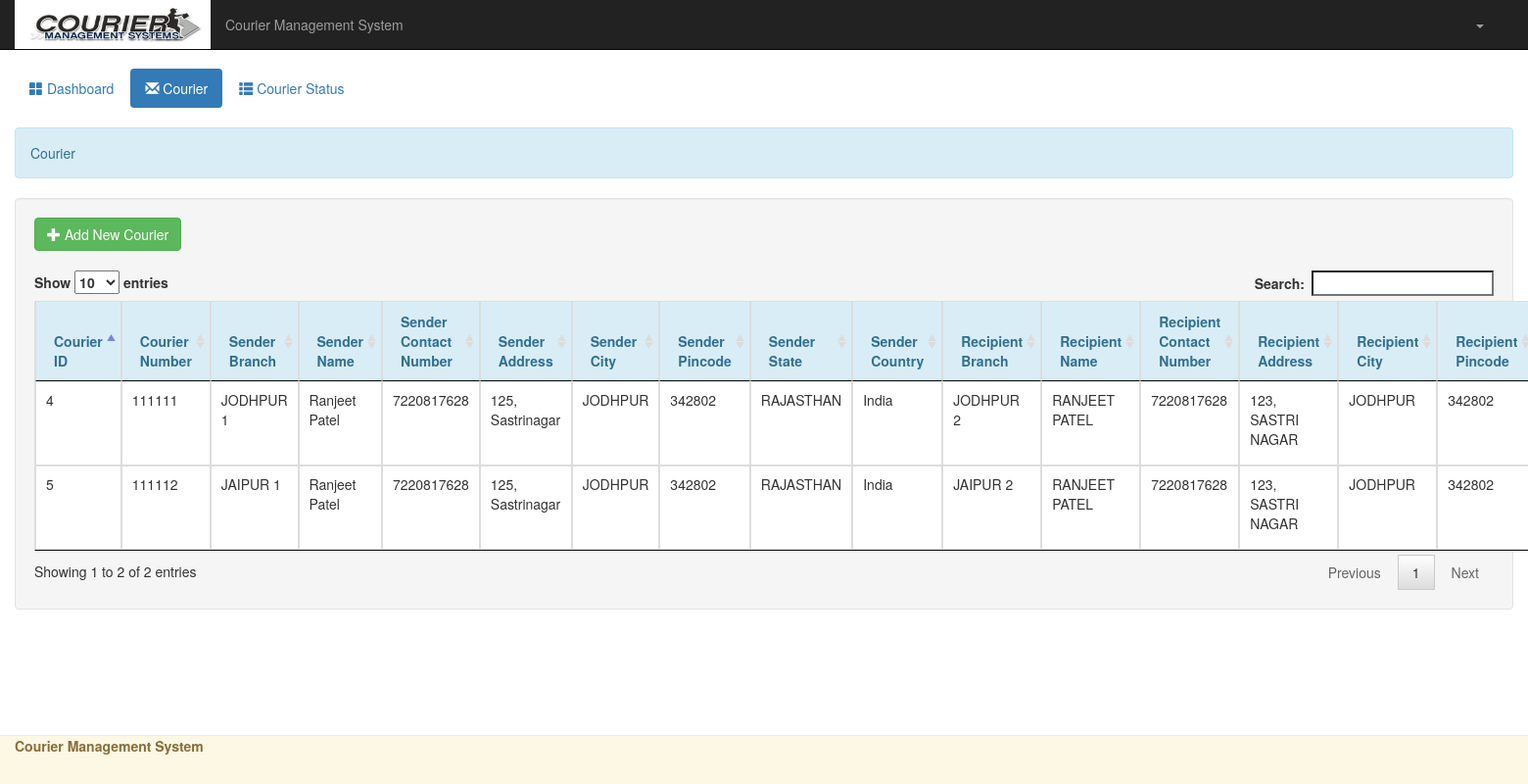
Before: /employee/courier.php with the older database file.
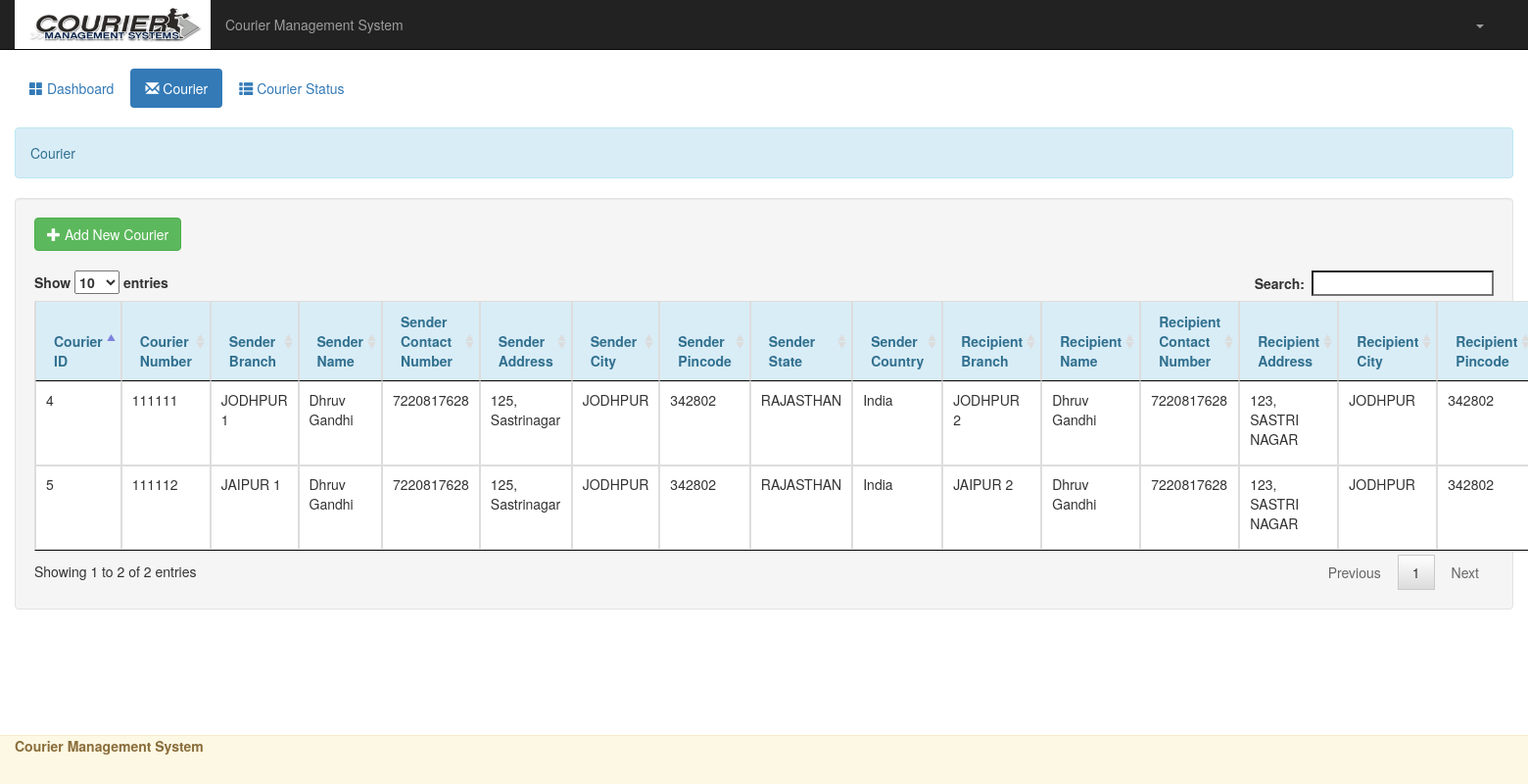
After: the same page with the newer database file.
### tables this page shows
CREATE TABLE `courier` (
  `courier_id` bigint(10) NOT NULL,
  `courier_number` bigint(10) NOT NULL,
  `senderbranch` varchar(30) NOT NULL,
  `sendername` varchar(30) NOT NULL,
  `sendercontact` bigint(10) NOT NULL,
  `senderaddress` varchar(30) NOT NULL,
  `sendercity` varchar(20) NOT NULL,
  `senderpincode` int(6) NOT NULL,
  `senderstate` varchar(20) NOT NULL,
  `sendercountry` varchar(20) NOT NULL,
  `recipientbranch` varchar(30) NOT NULL,
  `recipientname` varchar(30) NOT NULL,
  `recipientcontact` bigint(10) NOT NULL,
  `recipientaddress` varchar(30) NOT NULL,
  `recipientcity` varchar(20) NOT NULL,
  `recipientpincode` int(6) NOT NULL,
  `recipientstate` varchar(20) NOT NULL,
  `recipientcountry` varchar(20) NOT NULL
);

### employee/courier.php (the view, shortened to what this page needs)
<!DOCTYPE html>
<?php
	require_once 'account.php';
?>
<html lang = "eng">
	<head>
		<link rel = "stylesheet" href = "css/bootstrap.css" />
		<link rel = "stylesheet" href = "css/jquery.dataTables.css" />
	</head>
	<body>
		<nav class = "navbar navbar-inverse navbar-fixed-top">
			<div class = "container-fluid">
				<div class = "navbar-header">
					<img src = "images/logo.jpg" width = "200px" height = "50px"/>
					<p class = "navbar-text pull-right">Courier Management System </p>
				</div>
				<ul class = "nav navbar-nav navbar-right">
					<li class = "dropdown">
						<a href = "#" class = "dropdown-toggle" data-toggle = "dropdown"><?php echo htmlentities($employee_name)?> <b class = "caret"></b></a>
					</li>
				</ul>
			</div>
		</nav>
		<div class = "container-fluid" style = "margin-top:70px;">
			<ul class = "nav nav-pills">
				<li><a href = "home.php"><span class = "glyphicon glyphicon-th-large"></span> Dashboard</a></li>
				<li class = "active"><a href = "courier.php"><span class = "glyphicon glyphicon-envelope"></span> Courier</a></li>
				<li><a href = "status.php"><span class = "glyphicon glyphicon-th-list"></span> Courier Status</a></li>
			</ul>
			<br />
			<div class = "alert alert-info">Courier</div>
			<div class = "well col-lg-12">
				<button class = "btn btn-success" type = "button" href = "#" data-toggle = "modal" data-target = "#add_courier"><span class = "glyphicon glyphicon-plus"></span> Add New Courier</button>
				<br />
				<br />
				<table id = "table" class = "table table-bordered">
					<thead class = "alert-info">
						<tr>
							<th>Courier ID</th>
							<th>Courier Number</th>
							<th>Sender Branch</th>
							<th>Sender Name</th>
							<th>Sender Contact Number</th>
							<th>Sender Address</th>
							<th>Sender City</th>
							<th>Sender Pincode</th>
							<th>Sender State</th>
							<th>Sender Country</th>
							<th>Recipient Branch</th>
							<th>Recipient Name</th>
							<th>Recipient Contact Number</th>
							<th>Recipient Address</th>
							<th>Recipient City</th>
							<th>Recipient Pincode</th>
						</tr>
					</thead>
					<tbody>
						<?php
							$q_courier = $conn->query("SELECT * FROM `courier`") or die(mysqli_error());
							while($f_courier = $q_courier->fetch_array()){
						?>
						<tr>
							<td><?php echo $f_courier['courier_id']?></td>
							<td><?php echo $f_courier['courier_number']?></td>
							<td><?php echo $f_courier['senderbranch']?></td>
							<td><?php echo $f_courier['sendername']?></td>
							<td><?php echo $f_courier['sendercontact']?></td>
							<td><?php echo $f_courier['senderaddress']?></td>
							<td><?php echo $f_courier['sendercity']?></td>
							<td><?php echo $f_courier['senderpincode']?></td>
							<td><?php echo $f_courier['senderstate']?></td>
							<td><?php echo $f_courier['sendercountry']?></td>
							<td><?php echo $f_courier['recipientbranch']?></td>
							<td><?php echo $f_courier['recipientname']?></td>
							<td><?php echo $f_courier['recipientcontact']?></td>
							<td><?php echo $f_courier['recipientaddress']?></td>
							<td><?php echo $f_courier['recipientcity']?></td>
							<td><?php echo $f_courier['recipientpincode']?></td>
						</tr>
						<?php
							}
						?>
					</tbody>
				</table>
			</div>
			<br />
			<br />
			<br />
		</div>
		<div class = "navbar navbar-fixed-bottom alert-warning">
			<div class = "container-fluid">
				<label class = "pull-left">Courier Management System </label>
			</div>
		</div>
	</body>
</html>

Changed rows visible on the page:
changed courier "JODHPUR 1": sendername "Ranjeet Patel" → "Dhruv Gandhi"; recipientname "RANJEET PATEL" → "Dhruv Gandhi"
changed courier "JAIPUR 1": sendername "Ranjeet Patel" → "Dhruv Gandhi"; recipientname "RANJEET PATEL" → "Dhruv Gandhi"
